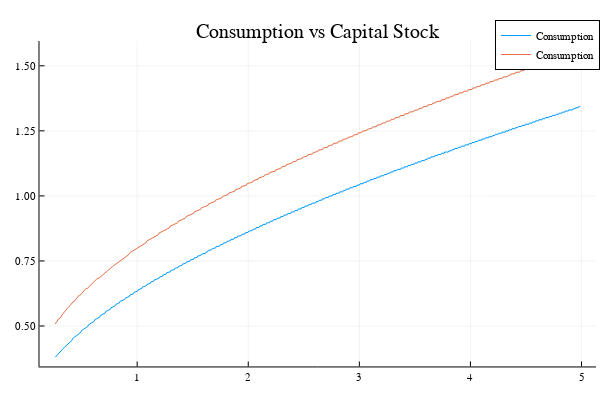

Source (notebook cell):
### Code cell
plotlyjs() # Choose the Plotly.jl backend for web interactivity
#plot(k',c',linewidth=1,label="Consumption",title="Consumption vs capital stock")
plot(k,c, linewidth=1,title="Consumption vs Capital Stock", label="Consumption")

### Figure 1 — Plotly figure (JSON) as saved in the notebook; plotly's stock layout.template omitted (floating-point values rounded to 4 significant figures; data arrays with more than 128 entries replaced by an {"elided": "..."} marker saying what was removed)
{"data": [{"colorbar": {"len": 0.9039, "title": "", "x": 0.9934, "y": 0.4896}, "legendgroup": "Consumption", "line": {"color": "rgba(0, 154, 250, 1.000)", "dash": "solid", "shape": "linear", "width": 1}, "mode": "lines", "name": "Consumption", "showlegend": true, "type": "scatter", "x": {"elided": "1000 float values"}, "xaxis": "x", "y": {"elided": "1000 float values"}, "yaxis": "y"}, {"colorbar": {"len": 0.9039, "title": "", "x": 0.9934, "y": 0.4896}, "legendgroup": "Consumption", "line": {"color": "rgba(227, 111, 71, 1.000)", "dash": "solid", "shape": "linear", "width": 1}, "mode": "lines", "name": "Consumption", "showlegend": true, "type": "scatter", "x": {"elided": "1000 float values"}, "xaxis": "x", "y": {"elided": "1000 float values"}, "yaxis": "y"}], "layout": {"annotations": [{"font": {"color": "rgba(0, 0, 0, 1.000)", "family": "sans-serif", "size": 20}, "rotation": 0, "showarrow": false, "text": "Consumption vs Capital Stock", "x": 0.5296, "xanchor": "center", "xref": "paper", "y": 1, "yanchor": "top", "yref": "paper"}], "height": 400, "legend": {"bgcolor": "rgba(255, 255, 255, 1.000)", "bordercolor": "rgba(0, 0, 0, 1.000)", "borderwidth": 1, "font": {"color": "rgba(0, 0, 0, 1.000)", "family": "sans-serif", "size": 11}, "title": {"font": {"color": "rgba(0, 0, 0, 1.000)", "family": "sans-serif", "size": 15}, "text": ""}, "tracegroupgap": 0, "traceorder": "normal", "x": 1, "xanchor": "auto", "y": 1, "yanchor": "auto"}, "margin": {"b": 20, "l": 0, "r": 0, "t": 20}, "paper_bgcolor": "rgba(255, 255, 255, 1.000)", "plot_bgcolor": "rgba(255, 255, 255, 1.000)", "showlegend": true, "width": 600, "xaxis": {"anchor": "y", "domain": [0.06582, 0.9934], "gridcolor": "rgba(0, 0, 0, 0.100)", "gridwidth": 0.5, "linecolor": "rgba(0, 0, 0, 1.000)", "mirror": false, "range": [0.1208, 5.131], "showgrid": true, "showline": true, "showticklabels": true, "tickangle": 0, "tickcolor": "rgb(0, 0, 0)", "tickfont": {"color": "rgba(0, 0, 0, 1.000)", "family": "sans-serif", "size": 11}, "tickmode": "array", "ticks": "inside", "ticktext": ["1", "2", "3", "4", "5"], "tickvals": [1, 2, 3, 4, 5], "title": "", "titlefont": {"color": "rgba(0, 0, 0, 1.000)", "family": "sans-serif", "size": 15}, "type": "-", "visible": true, "zeroline": false, "zerolinecolor": "rgba(0, 0, 0, 1.000)"}, "yaxis": {"anchor": "x", "domain": [0.03762, 0.9415], "gridcolor": "rgba(0, 0, 0, 0.100)", "gridwidth": 0.5, "linecolor": "rgba(0, 0, 0, 1.000)", "mirror": false, "range": [0.3446, 1.595], "showgrid": true, "showline": true, "showticklabels": true, "tickangle": 0, "tickcolor": "rgb(0, 0, 0)", "tickfont": {"color": "rgba(0, 0, 0, 1.000)", "family": "sans-serif", "size": 11}, "tickmode": "array", "ticks": "inside", "ticktext": ["0.50", "0.75", "1.00", "1.25", "1.50"], "tickvals": [0.5, 0.75, 1, 1.25, 1.5], "title": "", "titlefont": {"color": "rgba(0, 0, 0, 1.000)", "family": "sans-serif", "size": 15}, "type": "-", "visible": true, "zeroline": false, "zerolinecolor": "rgba(0, 0, 0, 1.000)"}}}
